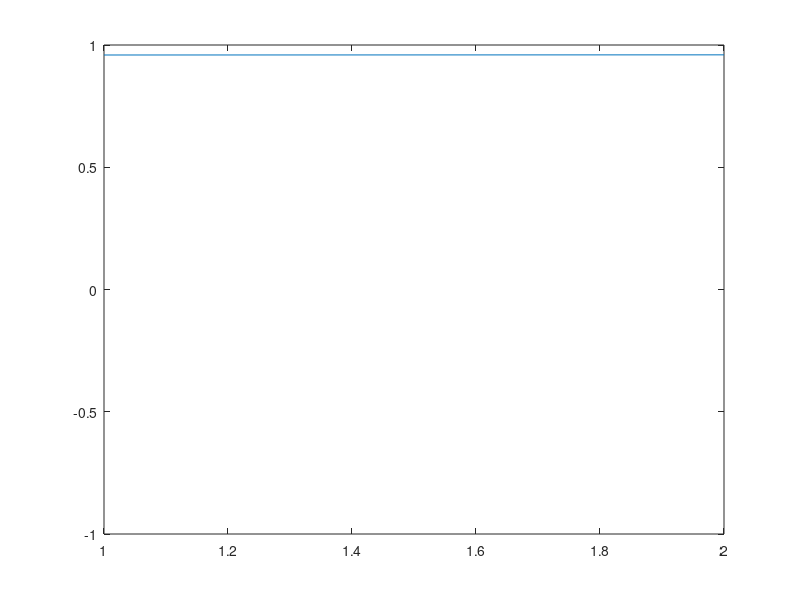
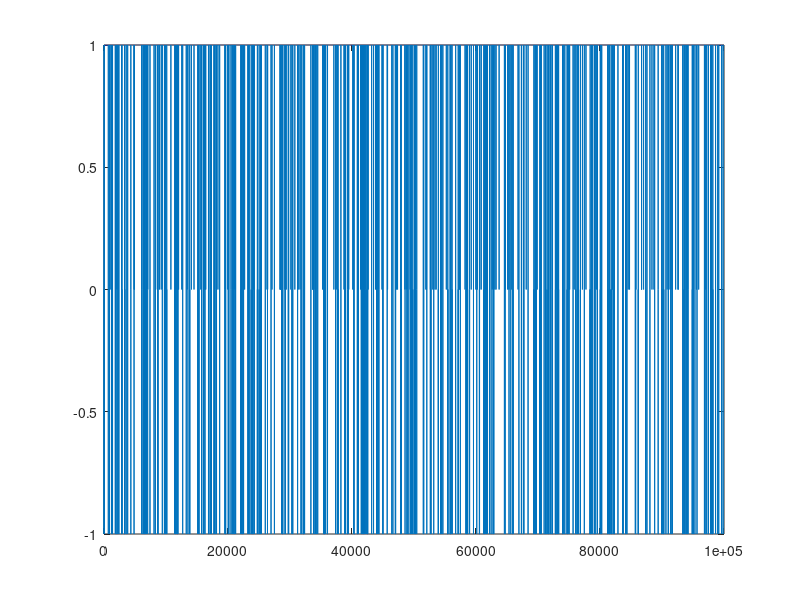

MATLAB code to generate these figures, in order:
tic

N=2;
load('W100.mat');


sW=100;

J=sW*W;
J(logical(eye(N)))=0;
J=[0 1; 1 0];


b=[0,ones(1,N-1)]*1;
b=[1 1];

nsamp=1e5;

x=datasample([-1 1],N);
xl=[];

for i=1:nsamp
    for j=randperm(N)        
        xnew=x;
        xnew(j)=-xnew(j);
        %a=ising_prob(xnew,W,b)/ising_prob(x,W,b)
        %Acceptance probability (ratio of ising probabilities):
        a=exp(-2*x(j)*(2*sum(J(j,:).*x)+b(j)));
        if unifrnd(0,1)<a
            x=xnew;
        end        
    end
    xl=[xl; x];
%     stem(x);
%     drawnow
end

figure(1)
plot(mean(xl))
ylim([-1 1]);
figure(2)
plot(mean(xl,2));
ylim([-1 1]);

toc

[u,~,idx]=unique(xl,'rows');
counts=histc(idx,1:size(u,1));
counts=counts/sum(counts);
flipud([u, counts])